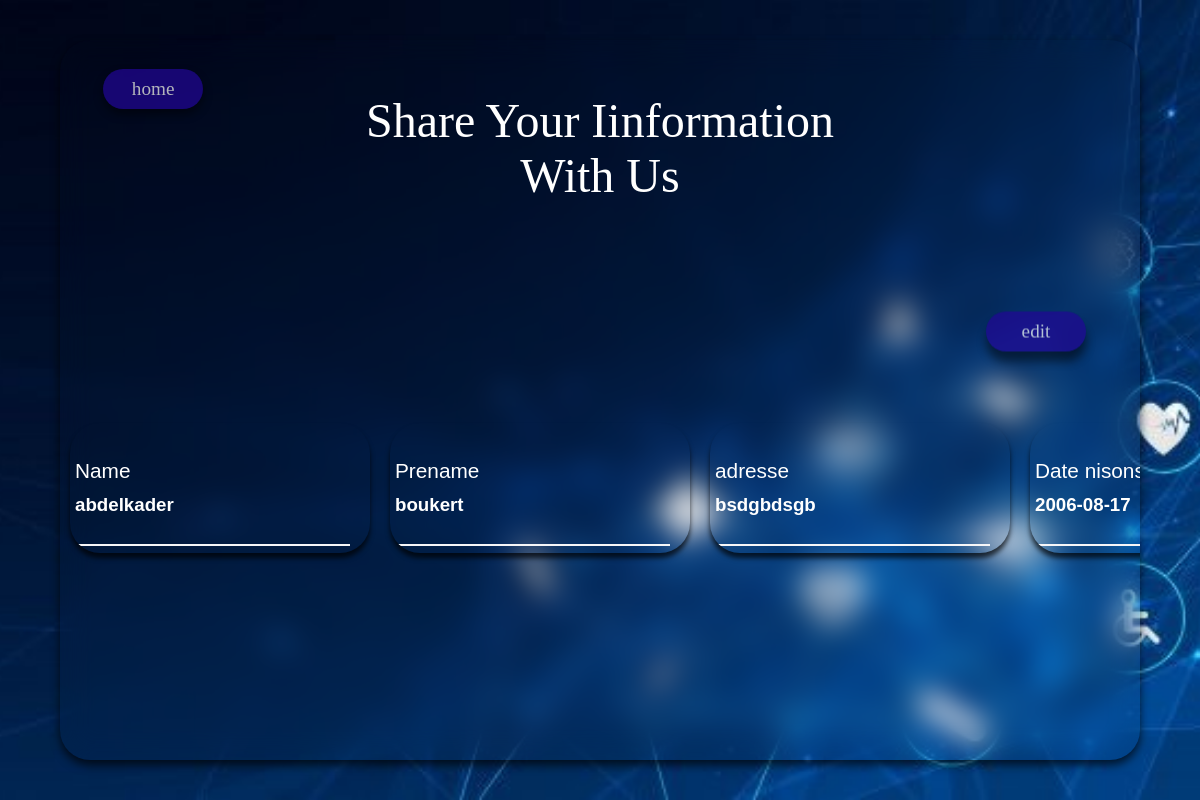
Before: /profil (signed in) with the older database file.
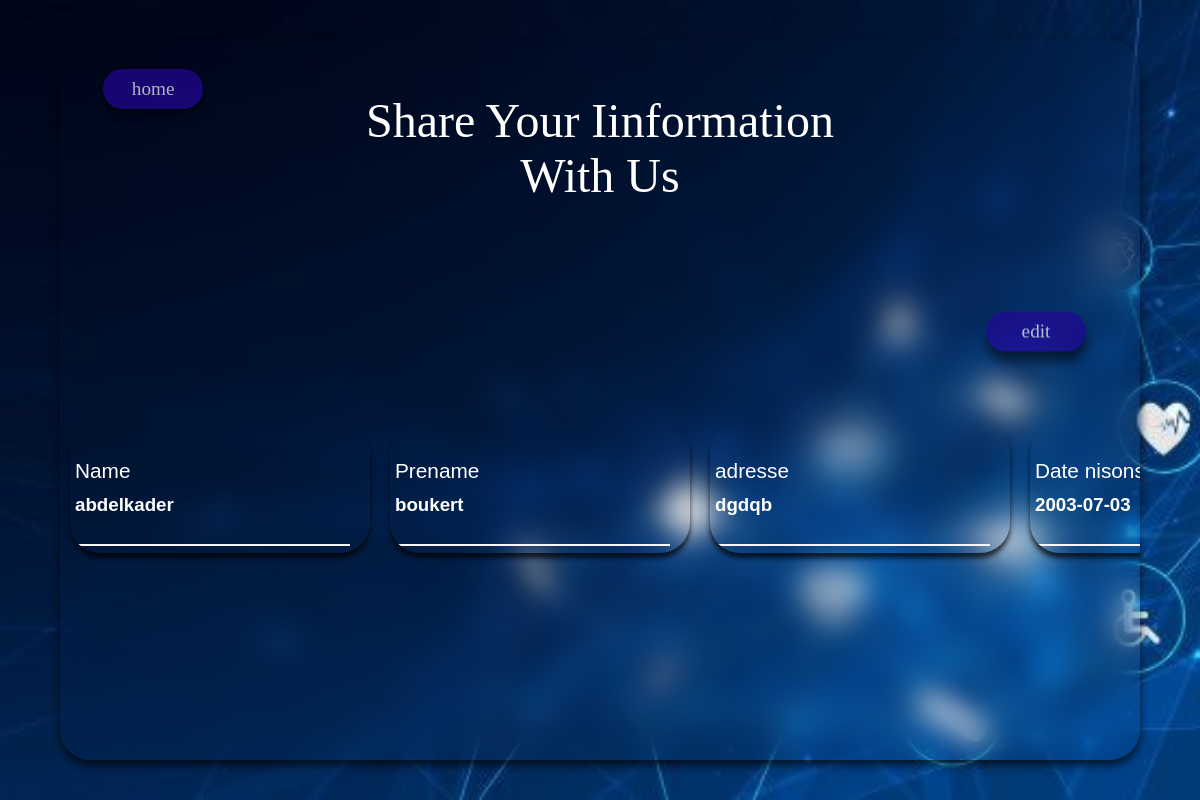
After: the same page with the newer database file.
### app.py (models this page shows, shortened)
class info(db.Model):
    id = db.Column(db.Integer, primary_key=True)
    id_user = db.Column(db.Integer, db.ForeignKey('user.id'), nullable=False)
    prename = db.Column(db.String(30), nullable=False, default='userr')
    datn = db.Column(db.String(30), nullable=False, default='userr')
    adresse = db.Column(db.String(30), nullable=False, default='userr')
    Ntph = db.Column(db.String(12), nullable=False, default='userr')
    text = db.Column(db.Text, default='')

### app.py (the view)
@app.route('/profil', methods = ['GET','POST'])
@login_required
def profil():
    if(current_user.bro=="1"):
      inf = info.query.filter(info.id_user==current_user.id).first()
    else:
      inf = infod.query.filter(infod.id_user==current_user.id).first()
    return render_template('profil.html', inf=inf, current_user=current_user)

### app.py (called while the page is built)
@login_manager.user_loader
def load_user(user_id):
    return User.query.get(int(user_id))

### templates/profil.html (shortened to what this page needs)
<!DOCTYPE html>
<html lang="en">
<head>
  <link href="{{ url_for('static', filename='css/style_profil.css')}}" rel="stylesheet" />
</head>
<body>
  <section style="background-image: url('{{ url_for('static', filename='photos/ph6.jpg')}}');" id="contt">
    <div class="cont">
      <p id="titre">Share Your Iinformation With Us</p>
      {% if current_user.bro=="1" %}
      <a href="{{ url_for('home' )}}"><button class="log_out">
          home
        </button></a>
      {% endif %}
      <div id="info">
        <div class="form1">
          <div class="inputbox"><label for="">Name</label>
            <div class="put">
              <h3>{{ current_user.name}}</h3>
            </div>
          </div>
          <div class="inputbox"><label for="">Prename</label>
            <div class="put">
              <h3>{{ inf.prename}}</h3>
            </div>
          </div>
          <div class="inputbox"><label for="">adresse</label>
            <div class="put">
              <h3>{{ inf.adresse}}</h3>
            </div>
          </div>
          <div class="inputbox"><label for="">Date nisons</label>
            <div class="put">
              <h3>{{ inf.datn}}</h3>
            </div>
          </div>
          <a href="{{ url_for('profil_edit', id = current_user.id )}}">
            <button id="sub">
              edit
            </button></a>
        </div>
      </div>
    </div>
  </section>
</body>
</html>

Changed rows visible on the page:
changed info "boukert": adresse "bsdgbdsgb" → "dgdqb"; datn "2006-08-17" → "2003-07-03"
